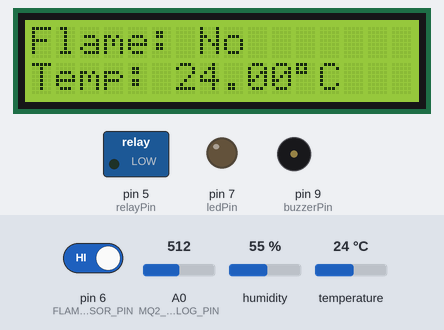
A sketch run on a simulated Arduino Uno, built with avr-gcc and run on an emulated ATmega328P. Parts: 16×2 character LCD, switched loads named in the sketch (green lamp = pin HIGH), output pins drawn as LEDs (lit = HIGH), buzzer (waves = sounding, pin HIGH). The test bench sets the inputs (shaded band); at power-on: A0 (MQ2_ANALOG_PIN) = 512, pin 6 (FLAME_SENSOR_PIN) HIGH, temperature 24 °C, humidity 55 %. The modem accepts every AT command (registered, SIM ready, sends succeed) and sends nothing else; what the sketch prints to the serial monitor is not drawn.

Above: at 2.2 s.
2.3 s: A0 (MQ2_ANALOG_PIN) set to 584
12.7 s: A0 (MQ2_ANALOG_PIN) set to 614
At 21.6 s:
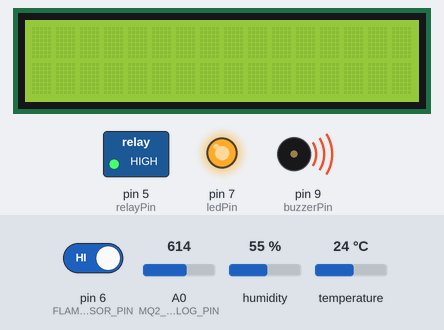
23.4 s: pin 6 (FLAME_SENSOR_PIN) driven LOW
At 28.0 s:
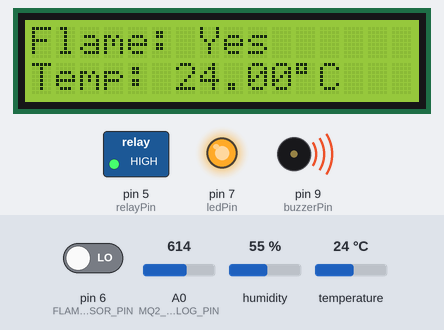
34.3 s: temperature set to 12 °C
At 39.8 s:
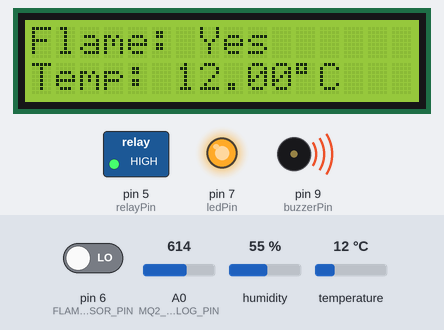
42.0 s: temperature set to 19 °C
At 44.5 s:
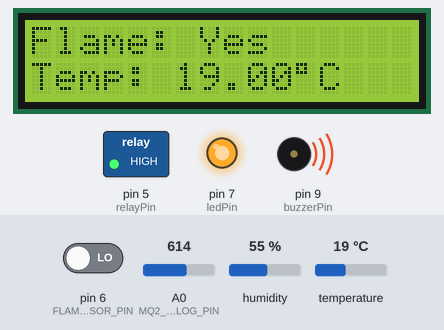
48.0 s: pin 6 (FLAME_SENSOR_PIN) driven HIGH
At 50.3 s:
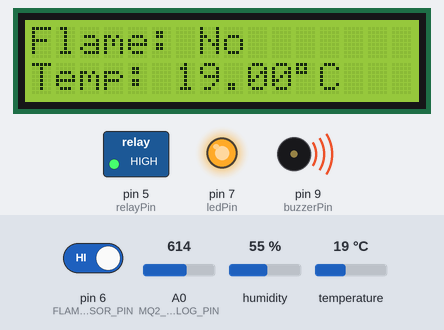
Timing chart, 0 to 51.8 s (numbered marks = the images above; inputs shaded):
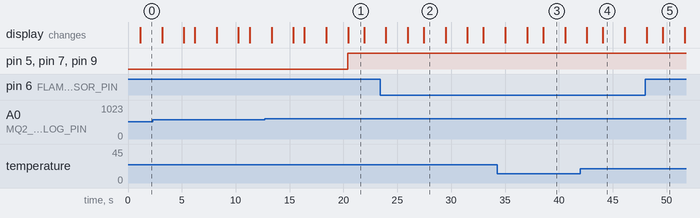

The sketch:

Fire-Gas-Alert-System-using-SIM800L-GSM-Module.ino
```cpp
#include <SoftwareSerial.h>
#include <LiquidCrystal_I2C.h>
#include <DHT.h>

#define FLAME_SENSOR_PIN 6 // Replace with the actual pin to which the sensors are connected
#define MQ2_ANALOG_PIN A0
#define RX 10
#define TX 11

#define DHT_PIN 4
#define DHT_TYPE DHT11

//threshold values for gas and temperature
const int gasThreshold = 600;
const float tempThreshold = 32.00;

const int ledPin = 7;
const int buzzerPin = 9;
const int relayPin = 5;

DHT dht(DHT_PIN, DHT_TYPE);
LiquidCrystal_I2C lcd(0x27, 16, 2);
SoftwareSerial GSM(RX, TX);


void setup() {
  Serial.begin(9600);
  dht.begin();
  lcd.begin();
  GSM.begin(9600);

  pinMode(FLAME_SENSOR_PIN, INPUT);
  pinMode(MQ2_ANALOG_PIN, INPUT);
  pinMode(DHT_PIN, INPUT);

  pinMode(ledPin, OUTPUT);
  pinMode(buzzerPin, OUTPUT);
  pinMode(relayPin, OUTPUT);

  lcd.setCursor(0, 0);
  lcd.print("FIRE PREVENTION");
  lcd.setCursor(4, 1);
  lcd.print("SYSTEM");

  digitalWrite(relayPin, LOW);
  digitalWrite(buzzerPin, LOW);
  digitalWrite(ledPin, LOW);

  delay(1000);
}

void loop() {
  int flameValue = digitalRead(FLAME_SENSOR_PIN);
  int mq2AnalogValue = analogRead(MQ2_ANALOG_PIN);
  float temperature = dht.readTemperature();

  Serial.print("Flame Value: ");
  Serial.print(flameValue);
  Serial.print("     ");
  Serial.print("MQ2 Analog Value: ");
  Serial.print(mq2AnalogValue);
  Serial.print("     ");
  Serial.print("Temperature: ");
  Serial.print(temperature);
  Serial.println();

  lcd.clear();

  //FLAME
  lcd.print("Flame: ");
  flameValue == 0 ? lcd.print("Yes") : lcd.print("No");

  //TEMPERATURE
  lcd.setCursor(0, 1);
  lcd.print("Temp: ");
  lcd.print(temperature);
  lcd.write(0xDF);
  lcd.print("C");
  delay(2000);
  lcd.clear();

  //GAS CONDITION
  lcd.print("Gas condition: ");
  lcd.setCursor(0, 1);
  if(mq2AnalogValue > gasThreshold){
    lcd.print("Gas detected");
  } else {
    lcd.print("No Gas Detected");
  }
  delay(2000);
  lcd.clear();

  if(flameValue == 0 || (flameValue == 0 && mq2AnalogValue > gasThreshold && temperature > tempThreshold) || (flameValue == 0 && temperature > tempThreshold)){
    digitalWrite(ledPin, HIGH);
    digitalWrite(buzzerPin, HIGH);
    digitalWrite(relayPin, HIGH);
    sendSMS("Emergency!! Fire Alarm!");
    Serial.println("Fire");
  }
  else if(mq2AnalogValue > gasThreshold){
    digitalWrite(ledPin, HIGH);
    digitalWrite(buzzerPin, HIGH);
    digitalWrite(relayPin, HIGH);
    sendSMS("Gas detected");
    Serial.println("Gas warning!");
  }
  else {
    digitalWrite(ledPin, LOW);
    digitalWrite(buzzerPin, LOW);
    digitalWrite(relayPin, LOW);
  }

  delay(1000); // Adjust the delay as needed
}

//function to send message with sim800L gsm  module
void sendSMS(String message){
  GSM.println("AT+CMGF=1"); // Set SMS mode to text
  delay(100);
  GSM.println("AT+CMGS=\"+639xxxxxxxxx\""); //replace with recepient's phone number
  delay(100);
  GSM.println(message);
  delay(100);
  GSM.write(0x1A);
  delay(100);
}
```

Measured:
- the behaviour switches between 600 and 601 on A0 (MQ2_ANALOG_PIN) (found by bisection; images 0 and 1)
- after the input at 12.7 s, pin 5 (relayPin), pin 7 (ledPin), pin 9 (buzzerPin): LOW → HIGH after 7.7 s; the display: first differs from a run without the input after 5.7 s (image 1 shows a later state)
- after the input at 23.4 s, the display: first differs from a run without the input after 4.1 s (image 2)
- after the input at 48.0 s, the display: first differs from a run without the input after 1.6 s (image 5)
- what the display in image 1 shows lasts 1.5 s, from 20.4 s to 21.9 s
- what the display in image 2 shows lasts 2.0 s, from 27.5 s to 29.5 s
